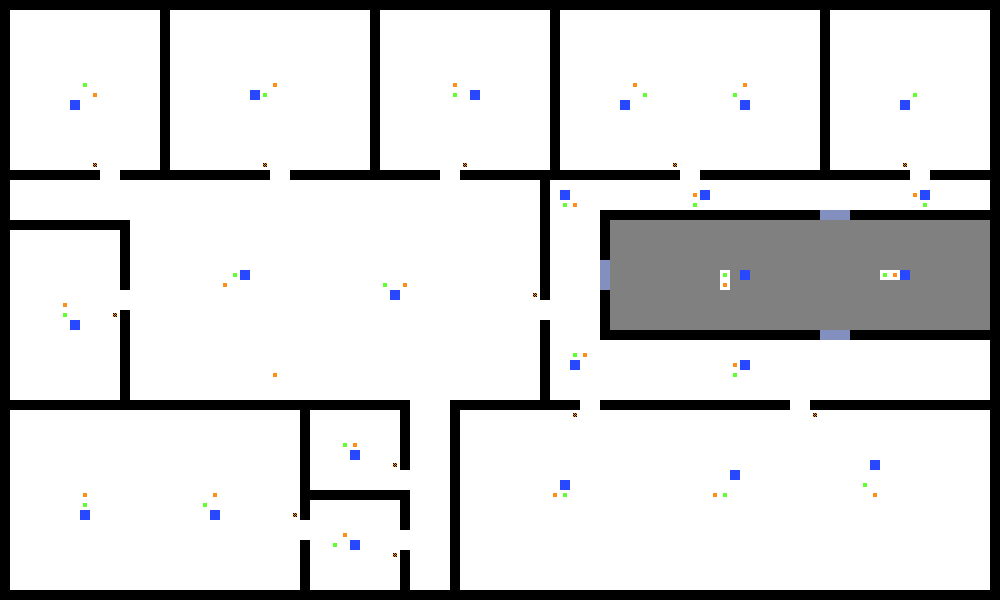

This is a level from a 2D game, rendered from its Tiled map with the project's own tilesets. A one-line summary and the map file follow, with tile-layer data summarised:
An orthogonal 100x60 tile map with 10x10 px tiles, 3 tile layers (Ground, Effects, Objects_tiles), 1 hidden layer not drawn.

<map version="1.0" orientation="orthogonal" renderorder="right-down" width="100" height="60" tilewidth="10" tileheight="10" backgroundcolor="#ffffff">
 <tileset firstgid="1" name="tiles" tilewidth="10" tileheight="10">
  <tile id="0">
   <image width="10" height="10" source="tiles_set/chem_sensor.bmp" />
  </tile>
  <tile id="1">
   <image width="10" height="10" source="tiles_set/chemical.bmp" />
  </tile>
  <tile id="2">
   <image width="10" height="10" source="tiles_set/department.bmp" />
  </tile>
  <tile id="3">
   <image width="10" height="10" source="tiles_set/fire.bmp" />
  </tile>
  <tile id="4">
   <image width="10" height="10" source="tiles_set/fire_manual.bmp" />
  </tile>
  <tile id="5">
   <image width="10" height="10" source="tiles_set/fire_sensor.bmp" />
  </tile>
  <tile id="6">
   <image width="10" height="10" source="tiles_set/repository.bmp" />
  </tile>
  <tile id="7">
   <image width="10" height="10" source="tiles_set/veil.bmp" />
  </tile>
  <tile id="8">
   <image width="10" height="10" source="tiles_set/veil_working.bmp" />
  </tile>
  <tile id="9">
   <image width="10" height="10" source="tiles_set/wall.bmp" />
  </tile>
 </tileset>
 <layer name="Ground" width="100" height="60">
  <data>[6000 cells, 1169 non-empty, 2 distinct tile ids]</data>
 </layer>
 <layer name="Effects" width="100" height="60" opacity="0.5">
  <data>[6000 cells, 9 non-empty, 1 distinct tile ids]</data>
 </layer>
 <layer name="Objects_tiles" width="100" height="60">
  <data>[6000 cells, 81 non-empty, 4 distinct tile ids]</data>
 </layer>
 <objectgroup name="Objects" visible="0" />
 <layer name="util" width="100" height="60" visible="0">
  <data>[6000 cells, 10 non-empty, 10 distinct tile ids]</data>
 </layer>
</map>
